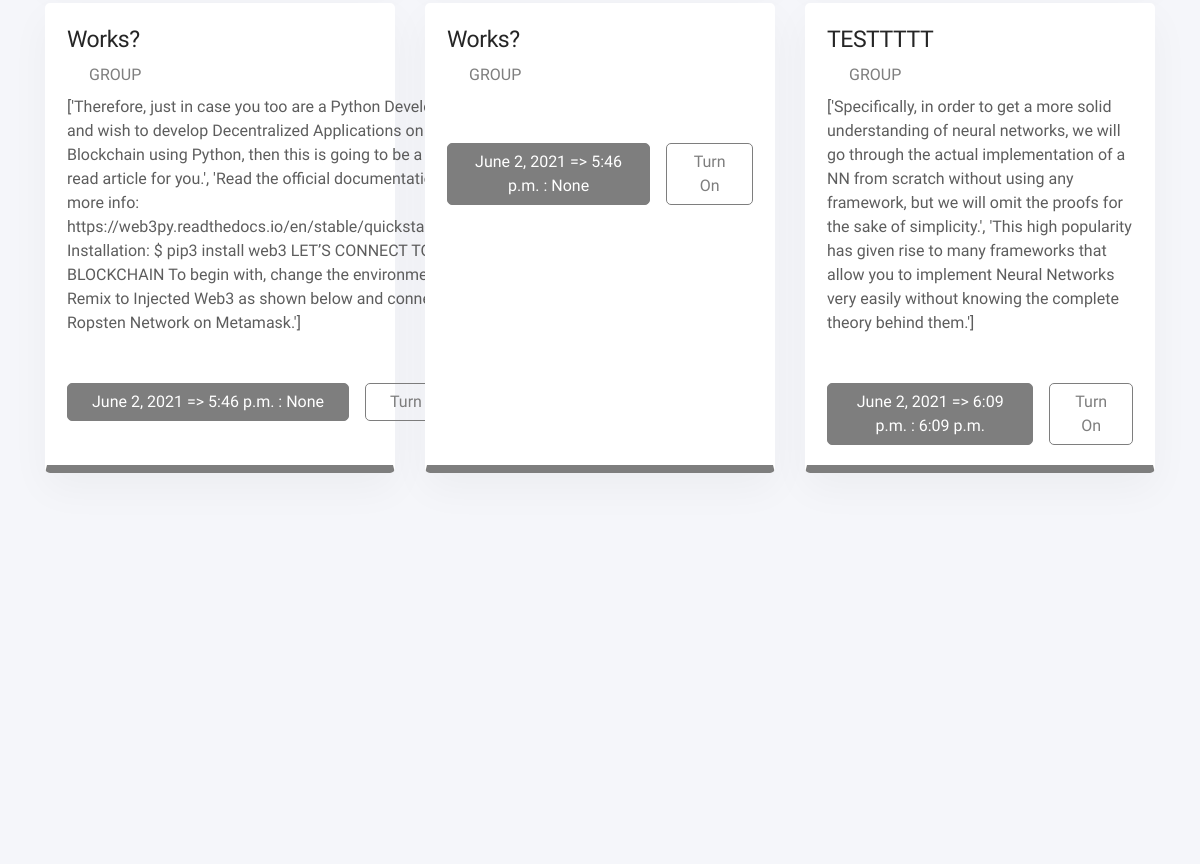
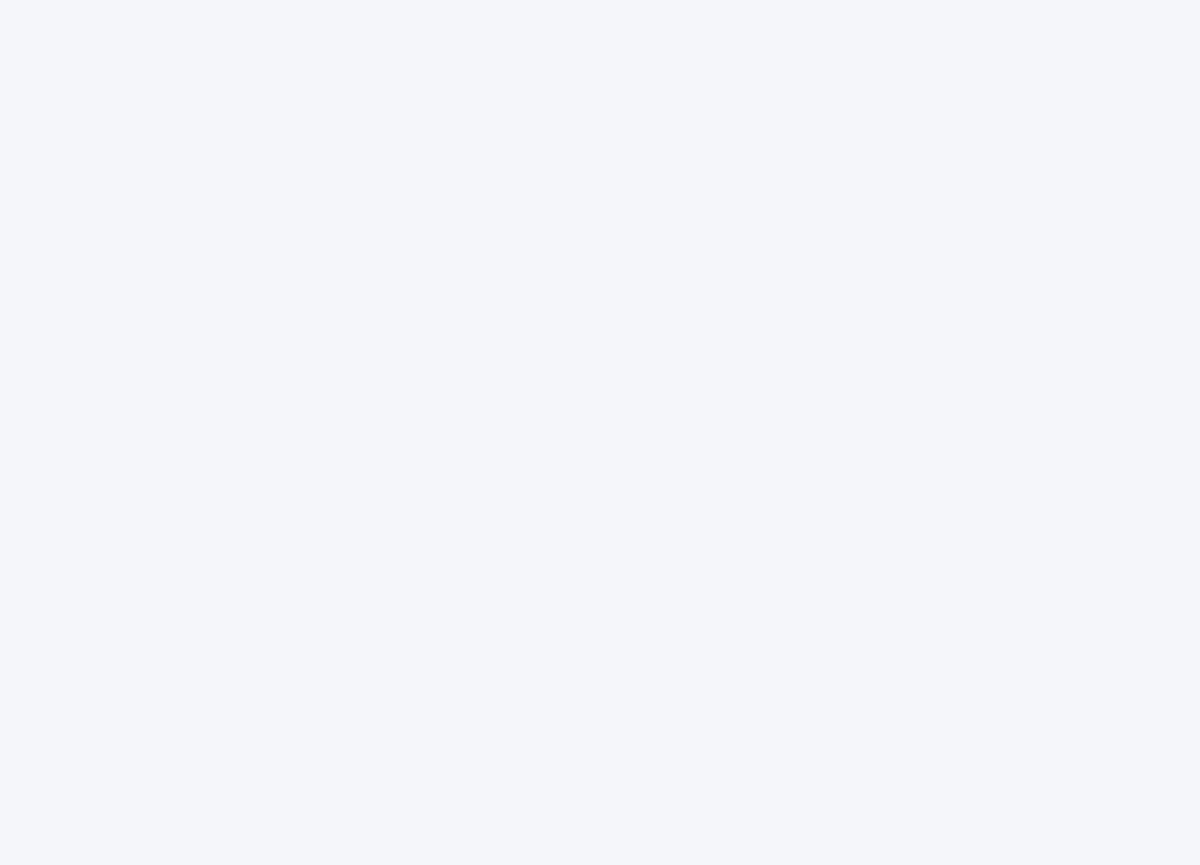
The page /dashboard/1/ (signed in, middle part) on the database as committed earlier (2 pictures, top to bottom).
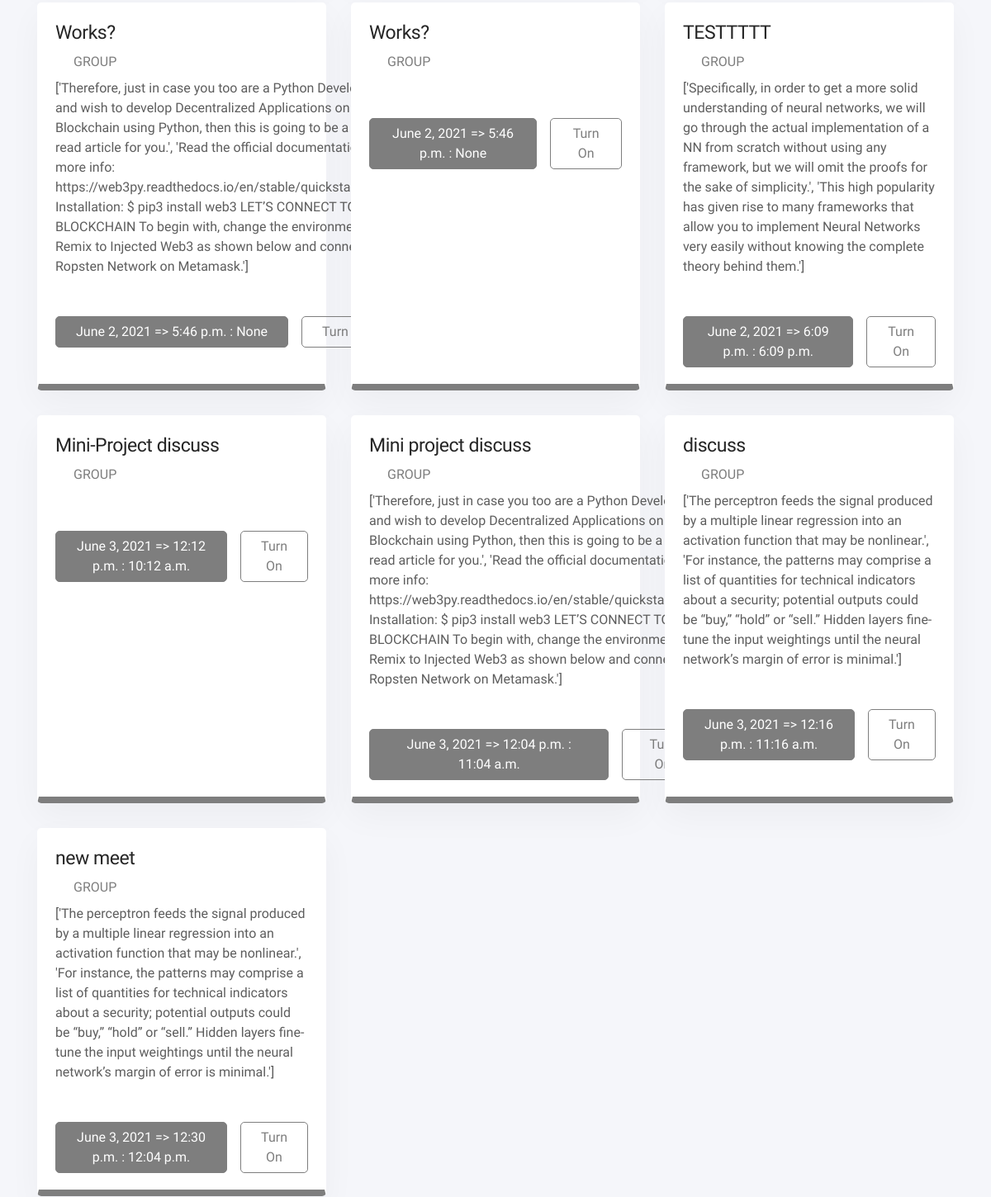
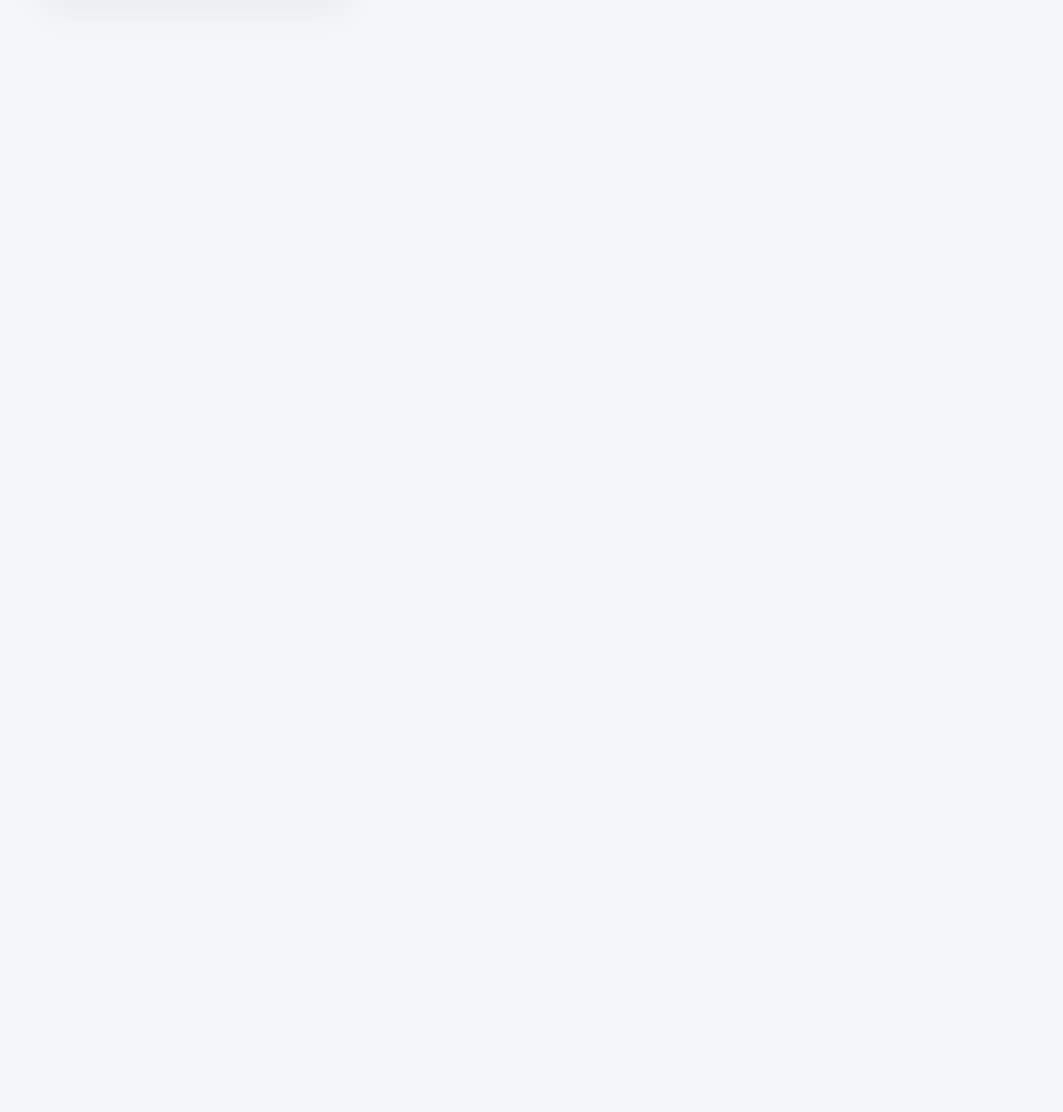
The same page on the database as committed later (2 pictures, top to bottom).
### employee/models.py (models this page shows, shortened)
class meeting(models.Model):
    title = models.CharField(max_length=20)
    date = models.DateField(blank=True,null=True)
    start_time = models.TimeField(blank=True,null=True)
    color = models.CharField(max_length=10,default='Black')
    end_time = models.TimeField(blank=True,null=True)
    summary = models.TextField(blank=True)
    participants = models.ManyToManyField(employee,through='Meets')
    email_id_of_participants = models.CharField(max_length=100,null=True,blank=True)
    link=models.CharField(max_length=100,null=True,blank=True)

### employee/views.py (the view)
# urls.py: path('dashboard/<int:id>/',dashboard_view),
def dashboard_view(request,id):
    if request.user.is_authenticated is True:
        if request.user.id is id:
            obj = employee.objects.get(id=id)
            all_meets = obj.meetings.values()
            context={
                "con":obj,
                "all": all_meets,
            }
            return render(request,"employee/dashboard.html",context)
        else:
            return redirect(dashboard_view,request.user.id)
    else:
        return redirect(register_view)

### employee/templates/employee/dashboard.html (shortened to what this page needs)
{% load static %}
<!doctype html>
<html lang="en">
<head>
      <link rel="stylesheet"  href="{% static 'css/backend.minf700.css' %}"  type="text/css">
      <link rel="stylesheet" href="{% static 'css/all.min.css' %}"  type="text/css">
      <link rel="stylesheet"  href="{% static 'css/line-awesome.min.css' %}"  type="text/css">
      <link rel="stylesheet" href="{% static 'css/remixicon.css' %}" type="text/css">   </head>
  <body class="fixed-top-navbar top-nav  ">
    <div class="wrapper">
      <div class="content-page">
    <div class="container">
        <div class="row">
            <div class="col-lg-12">
                <div class="event-content">
                    <div id="event1" class="tab-pane fade active show">
                        <div class="row">
                            {% for event in all %}
                            <div class="col-lg-4 col-md-6">
                                <div class="card card-block card-stretch card-height">
                                    <div class="card-body rounded event-detail event-detail-danger disabled">
                                        <div class="d-flex align-items-top justify-content-between">
                                            <div>
                                                <h4 class="mb-2 mr-4">{{event.title}}</h4>
                                                <p class="mb-2 text-danger font-weight-500 text-uppercase"><i class="las la-user pr-2"></i>Group</p>
                                                <p class="mb-4 card-description">{{event.summary}}</p>
                                                <div class="d-flex align-items-center pt-4">
                                                    <a href="#" class="btn btn-danger mr-3 px-xl-4">{{event.date}} => {{event.end_time }} : {{event.start_time}}</a>
                                                    <a href="#" class="btn btn-outline-danger turn-on px-xl-4">Turn On</a>
                                                </div>
                                            </div>
                                        </div>
                                    </div>
                                </div>
                            </div>
                            {% endfor %}
                            </div>
                        </div>
                    </div>
                </div>
            </div>
        </div>
    </div>
      </div>
    <script src="{% static 'js/app.js' %}"></script>  </body>
</html>

Rows that differ between the two databases and show on the page:
added meeting: title "Mini-Project discuss", date "June 3, 2021", end_time "12:12 p.m.", start_time "10:12 a.m."
added meeting: title "Mini project discuss", summary "['Therefore, just in case you too are a Python Developer and wish to develop Decentralized Applications on Blockchain using Python, then this is going to be a must-read article for you.', 'Read the official documentation for more info: https://web3py.readthedocs.io/en/stable/quickstart.html Installation: $ pip3 install web3 LET’S CONNECT TO BLOCKCHAIN To begin with, change the environment on Remix to Injected Web3 as shown below and connect to Ropsten Network on Metamask.']", date "June 3, 2021", end_time "12:04 p.m.", start_time "11:04 a.m."
added meeting: title "discuss", summary "['The perceptron feeds the signal produced by a multiple linear regression into an activation function that may be nonlinear.', 'For instance, the patterns may comprise a list of quantities for technical indicators about a security; potential outputs could be “buy,” “hold” or “sell.” Hidden layers fine-tune the input weightings until the neural network’s margin of error is minimal.']", date "June 3, 2021", end_time "12:16 p.m.", start_time "11:16 a.m."
added meeting: title "new meet", summary "['The perceptron feeds the signal produced by a multiple linear regression into an activation function that may be nonlinear.', 'For instance, the patterns may comprise a list of quantities for technical indicators about a security; potential outputs could be “buy,” “hold” or “sell.” Hidden layers fine-tune the input weightings until the neural network’s margin of error is minimal.']", date "June 3, 2021", end_time "12:30 p.m.", start_time "12:04 p.m."
